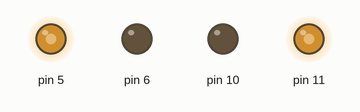
A sketch run on a simulated Arduino Uno, built with avr-gcc and run on an emulated ATmega328P. Parts: output pins drawn as LEDs (lit = HIGH).

Above: at 0.05 s.
At 6.0 s:
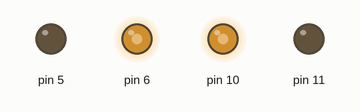
Timing chart, 0 to 7.8 s (numbered marks = the images above):
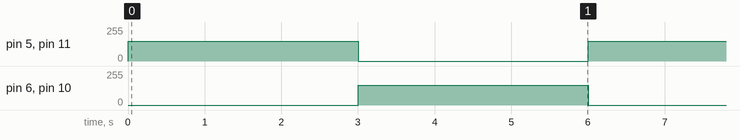

Measured:
- by itself, pin 5, pin 6, pin 10, pin 11: alternates 150/255 for 3.0 s and 0/255 for 3.0 s

The sketch:

16_motor_driver_pwm_control.ino
```cpp
void setup() {
  pinMode(5, OUTPUT);
  pinMode(6, OUTPUT);
  pinMode(10, OUTPUT);
  pinMode(11, OUTPUT);
}

// 150/255(3V) signal output
int motorPower = 150;

void loop() {
  // 1. Check Motor Drive
  // analogWrite(5, motorPower);
  // analogWrite(6, motorPower);
  // analogWrite(10, motorPower);
  // analogWrite(11, motorPower);
  // 2. Program Movement: rotate right and left at 3 seconds interval
  analogWrite(5, motorPower); // 5pin: right forward
  analogWrite(6, 0);
  analogWrite(10, 0);
  analogWrite(11, motorPower);// 11pin: left backward
  delay(3000);
  analogWrite(5, 0);
  analogWrite(6, motorPower); // 6pin: right backward
  analogWrite(10, motorPower);// 10pin: left forward
  analogWrite(11, 0);
  delay(3000);
}
```
